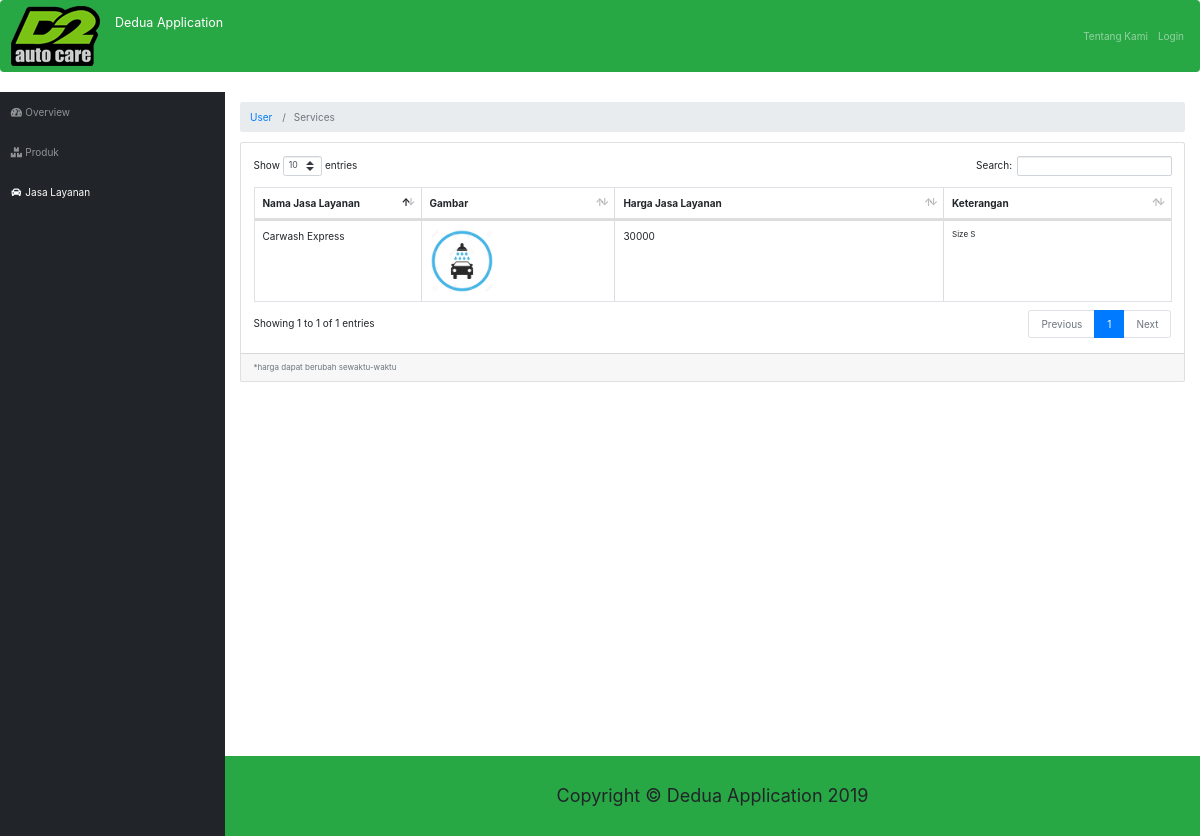
The page /index.php/user/services on the database its author committed.
### tables this page shows
CREATE TABLE `jasa` (
  `id_jasa` varchar(64) NOT NULL,
  `nama_jasa` varchar(255) NOT NULL,
  `image` varchar(255) NOT NULL DEFAULT 'default.jpg',
  `harga_jasa` int(11) NOT NULL,
  `keterangan` text NOT NULL
);

### application/controllers/user/Services.php (called while the page is built, shortened)
<?php
class Services extends CI_Controller
{
    public function __construct()
    {
        $this->load->model("service_model_user");
    }
    public function index()
    {
        $data["services"] = $this->service_model_user->getAll();
        $this->load->view("user/service/list", $data);
    }
}

### index.php (called while the page is built, shortened)
<?php
require_once BASEPATH.'core/CodeIgniter.php';

### application/models/Service_model_user.php (called while the page is built, shortened)
<?php defined('BASEPATH') OR exit('No direct script access allowed');
class Service_model_user extends CI_Model
{
    private $_table = "jasa";
    public function getAll()
    {
        return $this->db->get($this->_table)->result();
    }
}

### application/views/user/service/list.php (the view, shortened to what this page needs)
<!DOCTYPE html>
<html lang="en">
<head>
</head>
<body id="page-top">
	<div id="wrapper">
		<div id="content-wrapper">
			<div class="container-fluid">
				<div class="card mb-3">
					<div class="card-body">
						<div class="table-responsive">
							<table class="table table-bordered" id="dataTable" width="100%" cellspacing="0">
								<thead>
									<tr>
										<th>Nama Jasa Layanan</th>
										<th>Gambar</th>
										<th>Harga Jasa Layanan</th>
										<th>Keterangan</th>
									</tr>
								</thead>
								<tbody>
									<?php foreach ($services as $service): ?>
									<tr>
										<td width="150">
											<?php echo $service->nama_jasa ?>
										</td>
										<td>
											<img src="<?php echo base_url('upload/service/'.$service->image) ?>" width="64" />
										</td>
										<td>
											<?php echo $service->harga_jasa ?>
										</td>
										<td class="small">
											<?php echo substr($service->keterangan, 0, 120) ?>
										</td>
									</tr>
									<?php endforeach; ?>
								</tbody>
							</table>
						</div>
					</div>
					<div class="card-footer small text-muted">*harga dapat berubah sewaktu-waktu</div>
				</div>
			</div>
		</div>
	</div>
</body>
</html>

### rows shown on the page
jasa: nama_jasa "Carwash Express", image (picture), harga_jasa "30000", keterangan "Size S"

### other values the page prints
SITE_NAME "Dedua Application"
$segment "User"
$segment "Services"
Date('Y') "2019"
